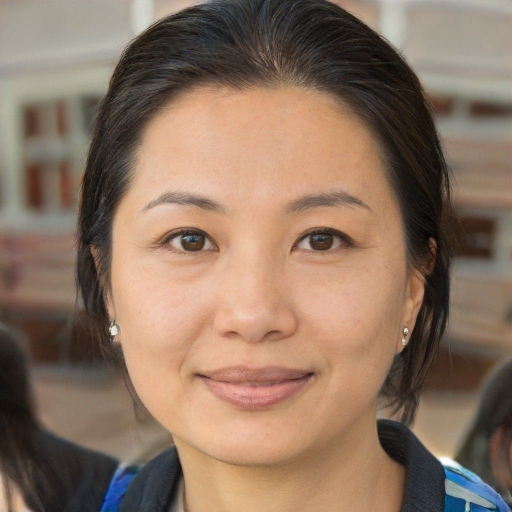
//> input picture tests/drivers/Camera/build/user1.jpg, 1024 x 1024 px (shown at 1/2 size); the run also reads 1 picture not shown here
$ ./face   (built with g++ and OpenCV 4)
//> lines starting //> are read from the running program, lines starting //| are printed output that depends on the picture
#include <opencv2/opencv.hpp>
#include <opencv2/face.hpp>
#include <iostream>
#include <vector>

using namespace cv;
using namespace cv::face;
using namespace std;

int main() {
    // 加载人脸检测器
    CascadeClassifier face_cascade;
    face_cascade.load("/usr/share/opencv4/haarcascades/haarcascade_frontalface_default.xml");
    if (face_cascade.empty()) {
        cerr << "无法加载人脸分类器！" << endl;
        return -1;
    }

    // 构建训练数据
    vector<Mat> images;
    vector<int> labels;

    // 读取已知人脸（user1.jpg -> label 1）
    Mat img1 = imread("user1.jpg", IMREAD_GRAYSCALE);
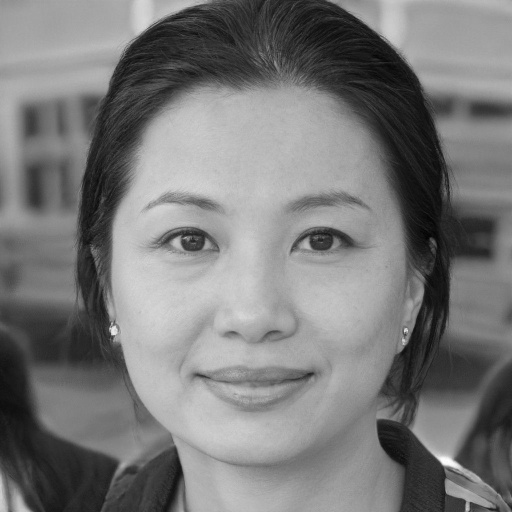
//> img1: 1024 rows x 1024 cols, CV_8UC1 (shown at 1/2 size); min 0, max 255, mean 121
    Mat img2 = imread("user2.jpg", IMREAD_GRAYSCALE);
    if (img1.empty() || img2.empty()) {
        cerr << "无法加载训练图像！" << endl;
        return -1;
    }

    images.push_back(img1);
    labels.push_back(1);

    images.push_back(img2);
    labels.push_back(2);

    // 创建并训练识别器
    Ptr<LBPHFaceRecognizer> recognizer = LBPHFaceRecognizer::create();
    recognizer->train(images, labels);
    cout << "训练完成。" << endl;

    // 读取测试图片（libcamera 拍摄的图像）
    Mat test_color = imread("capture.jpg");
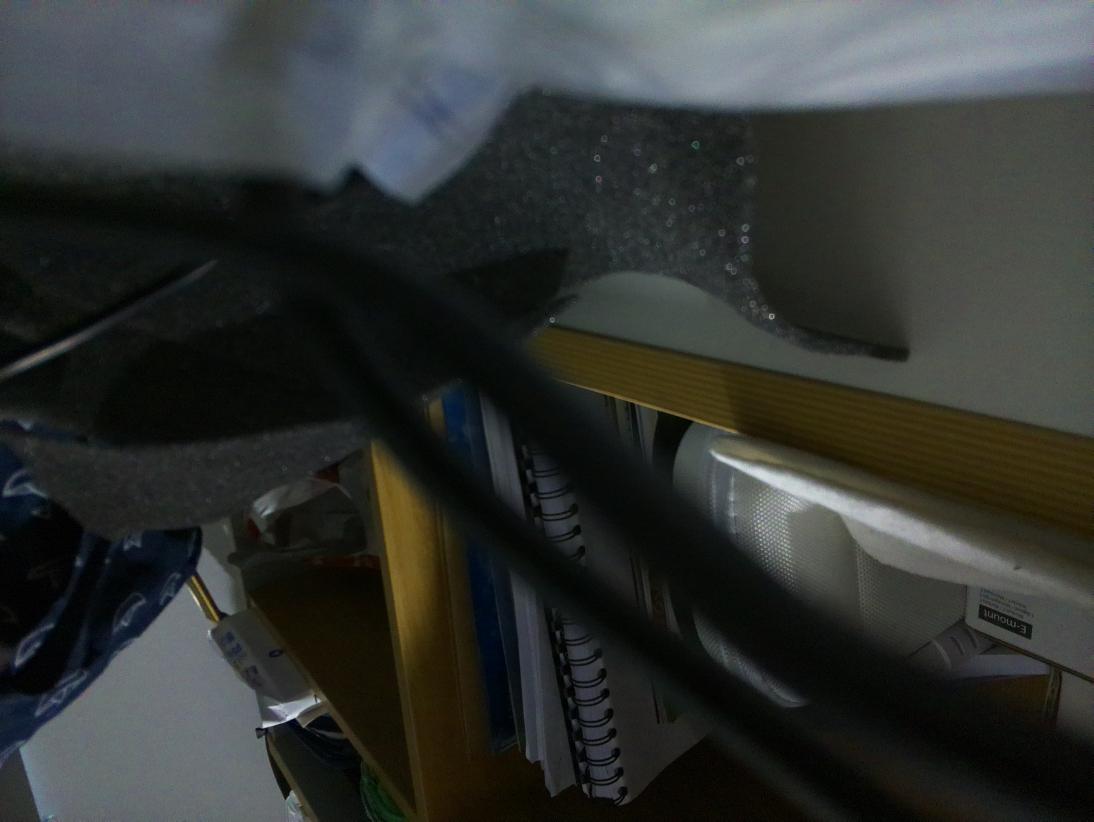
//> input picture tests/drivers/Camera/build/capture.jpg, 3280 x 2464 px (shown at 1/3 size)
//> test_color is the input picture: 2464 rows x 3280 cols, CV_8UC3; mean B, G, R 49.9, 52.4, 49.3
    if (test_color.empty()) {
        cerr << "无法读取测试图像！" << endl;
        return -1;
    }

    Mat test_gray;
    cvtColor(test_color, test_gray, COLOR_BGR2GRAY);
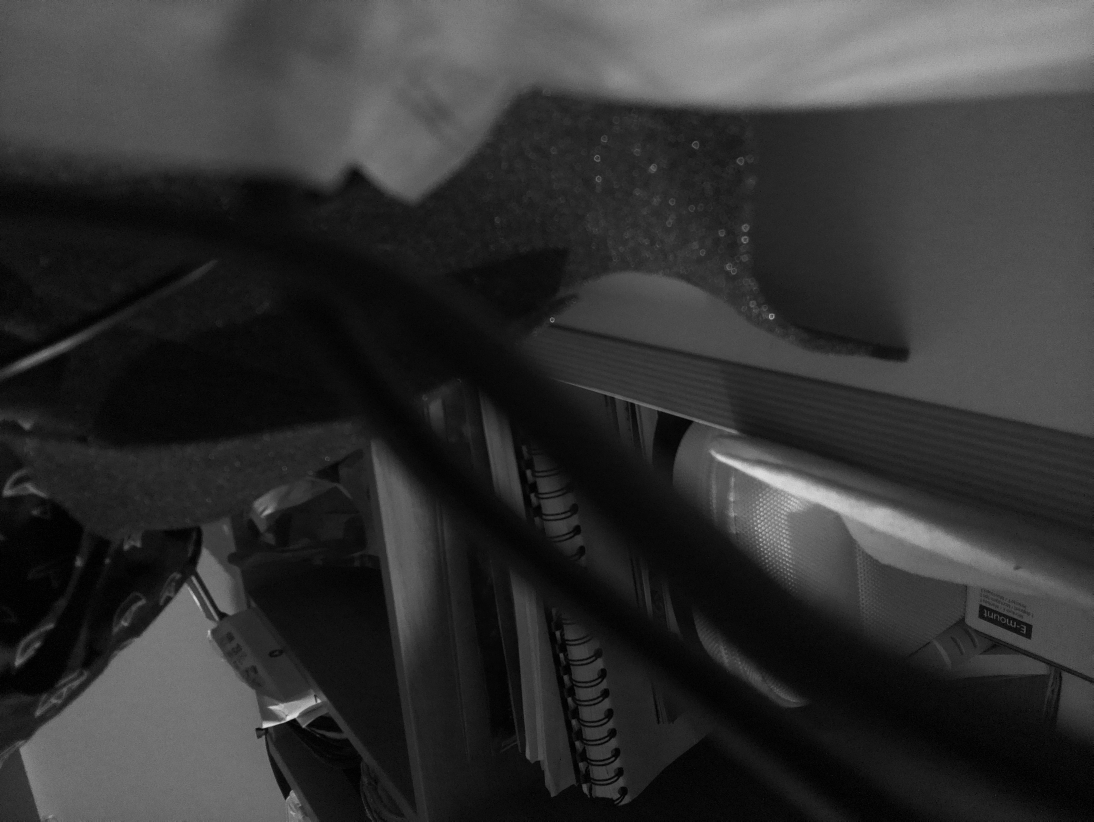
//> test_gray: 2464 rows x 3280 cols, CV_8UC1 (shown at 1/3 size); min 0, max 227, mean 51.2

    // 检测人脸
    vector<Rect> faces;
    face_cascade.detectMultiScale(test_gray, faces);
//> faces = 3 Rects (x, y, width, height): [1564, 1429, 153, 153], [1634, 1871, 166, 166], [1654, 1933, 162, 162]

    for (const auto& face : faces) {
        Mat faceROI = test_gray(face);
        resize(faceROI, faceROI, Size(200, 200)); // LBPH 推荐尺寸

        int predicted_label = -1;
        double confidence = 0.0;
        recognizer->predict(faceROI, predicted_label, confidence);

        // 显示结果
        string name = (predicted_label == 1) ? "用户1" : (predicted_label == 2) ? "用户2" : "未知";
        stringstream ss;
        ss << name << " (" << confidence << ")";
        cout << "识别结果: " << ss.str() << endl;

        rectangle(test_color, face, Scalar(0, 255, 0), 2);
        putText(test_color, ss.str(), Point(face.x, face.y - 10), FONT_HERSHEY_SIMPLEX, 0.6, Scalar(255, 0, 0), 2);
    }
//> this loop made 3 passes
//> (face, confidence) on passes 1 to 3: (Rect(1564, 1429, 153, 153), 56.41), (Rect(1634, 1871, 166, 166), 50.2), (Rect(1654, 1933, 162, 162), 53.14)
//| 识别结果: 用户1 (56.4077)
//| 识别结果: 用户1 (50.2044)
//| 识别结果: 用户1 (53.1395)
//> pass 1, `Mat faceROI = test_gray(face);`:
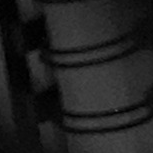
//> faceROI: 153 rows x 153 cols, CV_8UC1; min 0, max 88, mean 32.8
//> pass 2, `Mat faceROI = test_gray(face);`:
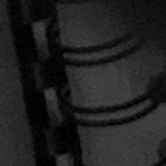
//> faceROI: 166 rows x 166 cols, CV_8UC1; min 0, max 71, mean 32.8

    imshow("识别结果", test_color);
    waitKey(0);
    return 0;
}
